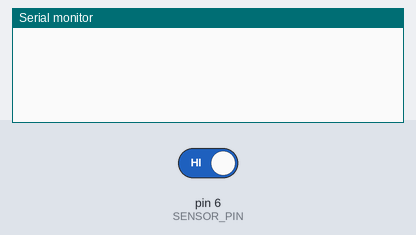
Bench run of a sketch on a simulated Arduino Nano, built with avr-gcc and run on an emulated ATmega328P. On the bench: the last lines printed to the serial monitor. The test bench sets the inputs (shaded band); at power-on: pin 6 (SENSOR_PIN) HIGH.

Above: at 1.2 s.
1.3 s: pin 6 (SENSOR_PIN) driven LOW
At 2.5 s:
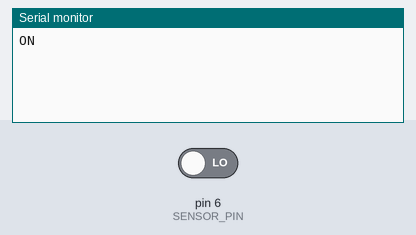
2.8 s: pin 6 (SENSOR_PIN) driven HIGH
At 3.8 s:
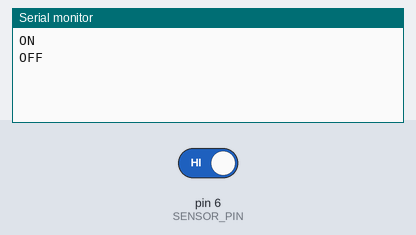

Measured:
- after the input at 1.3 s, the serial monitor: prints a new line at once (image 1)
- after the input at 2.8 s, the serial monitor: prints a new line at once (image 2)

The sketch:

SensorTest.ino
```cpp
/*
 Name:		SizeTest.ino
 Created:	1/24/2020 9:05:18 AM
 Author:	MCP
*/

#include <Arduino.h>

enum PIN_NUMBERS
{
	SENSOR_PIN		= 6,
};

bool ON;

// the setup function runs once when you press reset or power the board
void setup() {
	pinMode(SENSOR_PIN, INPUT_PULLUP);
	Serial.begin(115200UL);

	ON = digitalRead(SENSOR_PIN) == LOW;
}

// the loop function runs over and over again until power down or reset
void loop()
{
	bool on = digitalRead(SENSOR_PIN) == LOW;

	if (ON == on)
		return;

	ON = on;

	Serial.println((ON) ? "ON" : "OFF");
}
```
